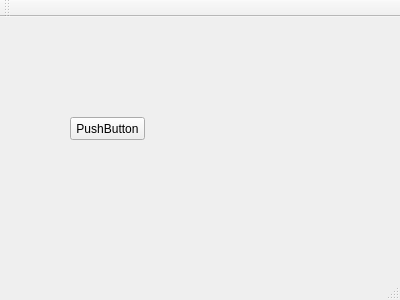
<?xml version="1.0" encoding="UTF-8"?>
<ui version="4.0">
 <class>MainWindow</class>
 <widget class="QMainWindow" name="MainWindow">
  <property name="geometry">
   <rect>
    <x>0</x>
    <y>0</y>
    <width>400</width>
    <height>300</height>
   </rect>
  </property>
  <property name="windowTitle">
   <string>MainWindow</string>
  </property>
  <widget class="QWidget" name="centralWidget">
   <widget class="QPushButton" name="pushButton">
    <property name="geometry">
     <rect>
      <x>70</x>
      <y>100</y>
      <width>75</width>
      <height>23</height>
     </rect>
    </property>
    <property name="text">
     <string>PushButton</string>
    </property>
   </widget>
  </widget>
  <widget class="QMenuBar" name="menuBar">
   <property name="geometry">
    <rect>
     <x>0</x>
     <y>0</y>
     <width>400</width>
     <height>18</height>
    </rect>
   </property>
  </widget>
  <widget class="QToolBar" name="mainToolBar">
   <attribute name="toolBarArea">
    <enum>TopToolBarArea</enum>
   </attribute>
   <attribute name="toolBarBreak">
    <bool>false</bool>
   </attribute>
  </widget>
  <widget class="QStatusBar" name="statusBar"/>
 </widget>
 <layoutdefault spacing="6" margin="11"/>
 <resources/>
 <connections/>
</ui>
